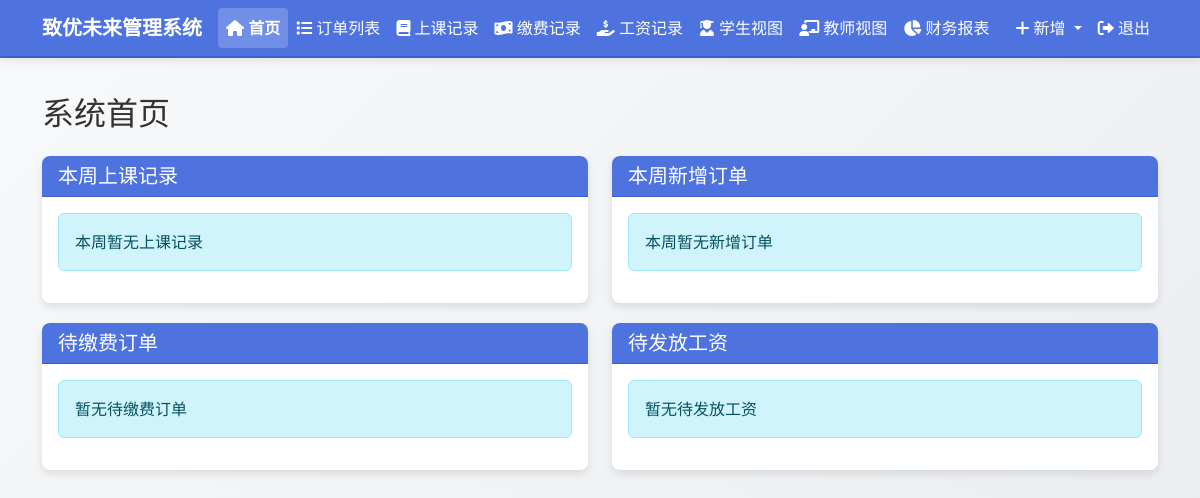
Page /dashboard (signed in) on the earlier database version.
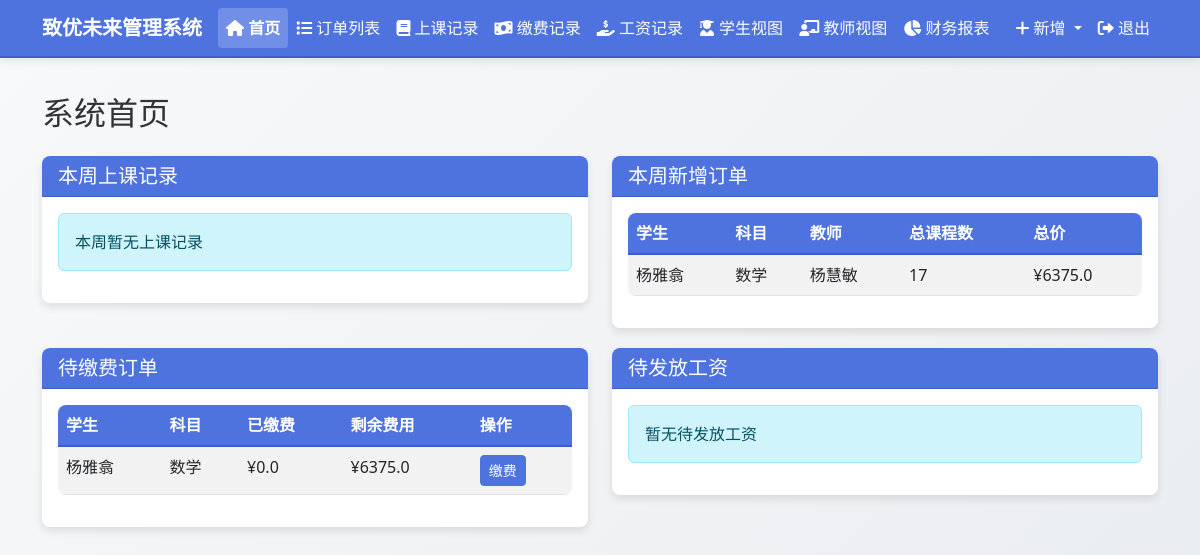
Same page on the later database version.
### models.py (models this page shows, shortened)
class Order(db.Model):
    id = db.Column(db.Integer, primary_key=True)
    order_number = db.Column(db.String(50), unique=True, nullable=False, default="")
    student_name = db.Column(db.String(100), nullable=False)
    subject = db.Column(db.String(100), nullable=False)
    teacher_name = db.Column(db.String(100), nullable=False)
    semester = db.Column(db.String(100), nullable=False)
    total_classes = db.Column(db.Integer, default=0)
    completed_classes = db.Column(db.Integer, default=0)
    remaining_classes = db.Column(db.Integer, default=0)
    class_price = db.Column(db.Float, default=0.0)
    salary_price = db.Column(db.Float, default=0.0)  # 新增工资单价字段
    total_price = db.Column(db.Float, default=0.0)
    paid_amount = db.Column(db.Float, default=0.0)
    used_amount = db.Column(db.Float, default=0.0)
    remaining_amount = db.Column(db.Float, default=0.0)
    payable_salary = db.Column(db.Float, default=0.0)
    paid_salary = db.Column(db.Float, default=0.0)
    remaining_salary = db.Column(db.Float, default=0.0)
    order_note = db.Column(db.Text, nullable=True)
    teacher_note = db.Column(db.Text, nullable=True)
    student_note = db.Column(db.Text, nullable=True)
    created_at = db.Column(db.DateTime, default=datetime.now)
    class_records = db.relationship('ClassRecord', backref='order', lazy=True)
    payment_records = db.relationship('PaymentRecord', backref='order', lazy=True)
    salary_records = db.relationship('SalaryRecord', backref='order', lazy=True)

### routes.py (the view)
@app.route('/dashboard')
@login_required
def dashboard():
    today = datetime.now().date()
    start_of_week = today - timedelta(days=today.weekday())
    end_of_week = start_of_week + timedelta(days=6)
    this_week_classes = ClassRecord.query.filter(
        ClassRecord.class_time >= start_of_week,
        ClassRecord.class_time <= end_of_week + timedelta(days=1)
    ).order_by(ClassRecord.class_time).all()
    this_week_orders = Order.query.filter(
        Order.created_at >= start_of_week,
        Order.created_at <= end_of_week + timedelta(days=1)
    ).order_by(Order.created_at.desc()).all()
    pending_payments = Order.query.filter(Order.remaining_amount > 0).all()
    pending_salaries = Order.query.filter(Order.remaining_salary > 0).all()
    order_form = OrderForm()
    class_record_form = ClassRecordForm()
    payment_record_form = PaymentRecordForm()
    salary_record_form = SalaryRecordForm()
    orders = Order.query.all()
    class_record_form.order_id.choices = [(order.id, f"{order.order_number} - {order.student_name} - {order.subject}") for order in orders]
    payment_record_form.order_id.choices = [(order.id, f"{order.order_number} - {order.student_name} - {order.subject}") for order in orders]
    salary_record_form.order_id.choices = [(order.id, f"{order.order_number} - {order.teacher_name} - {order.subject}") for order in orders]
    return render_template('dashboard.html',
                           title='首页',
                           this_week_classes=this_week_classes,
                           this_week_orders=this_week_orders,
                           pending_payments=pending_payments,
                           pending_salaries=pending_salaries,
                           order_form=order_form,
                           class_record_form=class_record_form,
                           payment_record_form=payment_record_form,
                           salary_record_form=salary_record_form,
                           edit_note_form=EditNoteForm())

### app.py (called while the page is built)
@login_manager.user_loader
def load_user(user_id):
    from models import User
    return User.query.get(int(user_id))

### templates/dashboard.html (shortened to what the changed rows need)
{% extends "layout.html" %}
{% block content %}
<h2 class="mb-4">系统首页</h2>
<div class="row">
    <div class="col-md-6">
        <div class="card dashboard-section">
            <div class="card-body">
                {% if this_week_orders %}
                <div class="table-responsive">
                    <table class="table table-striped table-hover">
                        <thead>
                            <tr>
                                <th>学生</th>
                                <th>科目</th>
                                <th>教师</th>
                                <th>总课程数</th>
                                <th>总价</th>
                            </tr>
                        </thead>
                        <tbody>
                            {% for order in this_week_orders %}
                            <tr>
                                <td>{{ order.student_name }}</td>
                                <td>{{ order.subject }}</td>
                                <td>{{ order.teacher_name }}</td>
                                <td>{{ order.total_classes }}</td>
                                <td>¥{{ order.total_price }}</td>
                            </tr>
                            {% endfor %}
                        </tbody>
                    </table>
                </div>
                {% else %}
                <div class="alert alert-info">本周暂无新增订单</div>
                {% endif %}
            </div>
        </div>
    </div>
</div>
<div class="row">
    <div class="col-md-6">
        <div class="card dashboard-section">
            <div class="card-body">
                {% if pending_payments %}
                <div class="table-responsive">
                    <table class="table table-striped table-hover">
                        <thead>
                            <tr>
                                <th>学生</th>
                                <th>科目</th>
                                <th>已缴费</th>
                                <th>剩余费用</th>
                                <th>操作</th>
                            </tr>
                        </thead>
                        <tbody>
                            {% for order in pending_payments %}
                            <tr>
                                <td>{{ order.student_name }}</td>
                                <td>{{ order.subject }}</td>
                                <td>¥{{ order.paid_amount }}</td>
                                <td>¥{{ order.remaining_amount }}</td>
                                <td>
                                    <button type="button" class="btn btn-sm btn-primary"
                                            data-bs-toggle="modal" data-bs-target="#newPaymentModal"
                                            onclick="document.getElementById('order_id').value = {{ order.id }}; document.getElementById('order_id').dispatchEvent(new Event('change'));">
                                        缴费
                                    </button>
                                </td>
                            </tr>
                            {% endfor %}
                        </tbody>
                    </table>
                </div>
                {% else %}
                <div class="alert alert-info">暂无待缴费订单</div>
                {% endif %}
            </div>
        </div>
    </div>
</div>
{% endblock %}

Differences in the rows shown:
added Order: student_name "杨雅翕", subject "数学", teacher_name "杨慧敏", total_classes "17", total_price "6375.0", paid_amount "0.0", remaining_amount "6375.0", {{ order.id }} 1 (drawn)
Other differences:
text no longer shown: "本周暂无新增订单 暂无待缴费订单"
text now shown: "学生 科目 教师 总课程数 总价 学生 科目 已缴费 剩余费用 操作"
